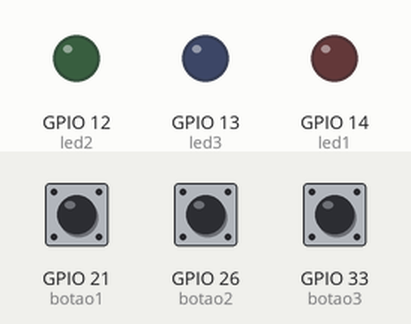
Recording of a program running on a simulated ESP32 board running MicroPython. Parts: output pins drawn as LEDs (lit = HIGH). Wiring (from the project's diagram.json): green LED on GPIO 12, blue LED on GPIO 13, red LED on GPIO 14, red button on GPIO 21, green button on GPIO 26, blue button on GPIO 33. Inputs (shaded band) come from the test bench; at power-on: GPIO 26 (botao2) HIGH, GPIO 21 (botao1) HIGH, GPIO 33 (botao3) HIGH.

Above: at 1.2 s.
1.3 s: GPIO 26 (botao2) pulled LOW for 0.15 s
At 1.7 s:
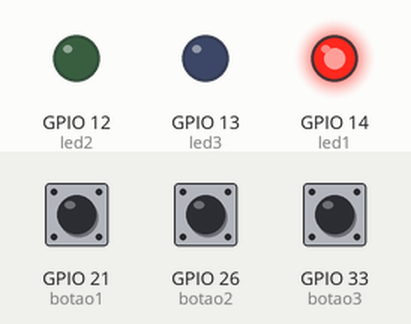
At 2.2 s:
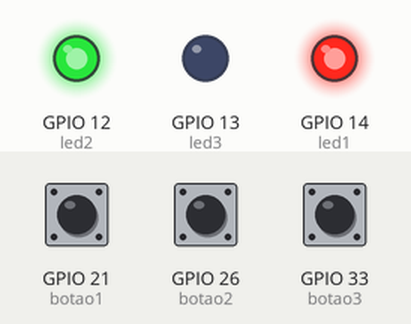
4.3 s: GPIO 21 (botao1) pulled LOW for 0.15 s
At 7.9 s:
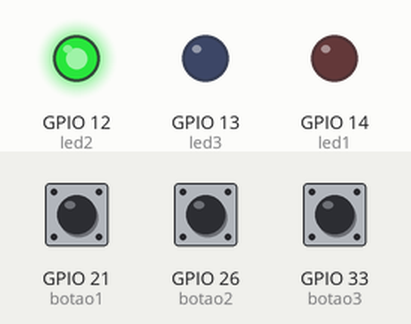
Timing chart, 0 to 13.4 s (numbered marks = the images above; inputs shaded):
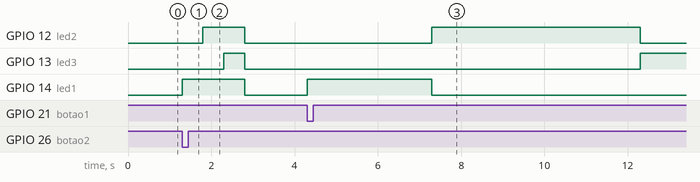

Measured:
- after the input at 1.3 s, GPIO 12 (led2): LOW → HIGH after 0.50 s, → LOW 1.0 s later; GPIO 13 (led3): LOW → HIGH after 1.0 s, → LOW 0.50 s later; GPIO 14 (led1): LOW → HIGH at once, → LOW 1.5 s later
- after the input at 4.3 s, GPIO 12 (led2): LOW → HIGH after 3.0 s, → LOW 5.0 s later; GPIO 13 (led3): LOW → HIGH after 8.0 s; GPIO 14 (led1): LOW → HIGH at once, → LOW 3.0 s later

The program:

main.py
```python
import machine
import time

led1 = machine.Pin(14, machine.Pin.OUT)
led2 = machine.Pin(12, machine.Pin.OUT)
led3 = machine.Pin(13, machine.Pin.OUT)

botao1 = machine.Pin(21, machine.Pin.IN, machine.Pin.PULL_UP)
botao2 = machine.Pin(26, machine.Pin.IN, machine.Pin.PULL_UP)
botao3 = machine.Pin(33, machine.Pin.IN, machine.Pin.PULL_UP)

def apagar_todos():
    led1.off()
    led2.off()
    led3.off()

while True:
    if botao1.value() == 0:
        while botao1.value() == 0:
         apagar_todos()
         led1.on()
         time.sleep(3)

         apagar_todos()
         led2.on()
         time.sleep(5)

         apagar_todos()
         led3.on()
         time.sleep(1)
         apagar_todos

    if botao2.value() == 0:
        while botao2.value() == 0:
         apagar_todos()
         led1.on()
         time.sleep(0.5)

         led2.on()
         time.sleep(0.5)

         led3.on()
         time.sleep(0.5)

         apagar_todos()
         time.sleep(0.5)

    if botao3.value() == 0:
        while botao3.value() == 0:
            led1.on()
            led2.on()
            led3.on()
            time.sleep(2)

            apagar_todos()
            time.sleep(1)
```
